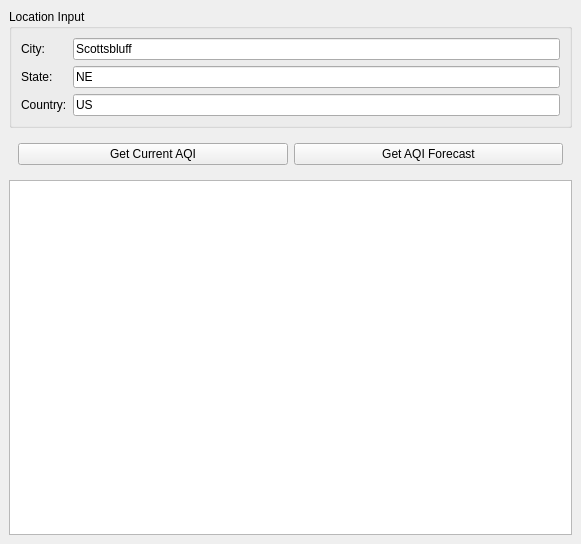
<?xml version="1.0" encoding="UTF-8"?>
<ui version="4.0">
 <class>MainWindow</class>
 <widget class="QMainWindow" name="MainWindow">
  <property name="geometry">
   <rect>
    <x>0</x>
    <y>0</y>
    <width>581</width>
    <height>544</height>
   </rect>
  </property>
  <property name="windowTitle">
   <string>World Air Quality Index</string>
  </property>
  <widget class="QWidget" name="centralwidget">
   <layout class="QVBoxLayout" name="verticalLayout">
    <item>
     <widget class="QGroupBox" name="locationGroupBox">
      <property name="title">
       <string>Location Input</string>
      </property>
      <layout class="QFormLayout" name="formLayout">
       <item row="0" column="0">
        <widget class="QLabel" name="cityLabel">
         <property name="text">
          <string>City:</string>
         </property>
        </widget>
       </item>
       <item row="0" column="1">
        <widget class="QLineEdit" name="cityLineEdit">
         <property name="text">
          <string>Scottsbluff</string>
         </property>
        </widget>
       </item>
       <item row="1" column="0">
        <widget class="QLabel" name="stateLabel">
         <property name="text">
          <string>State:</string>
         </property>
        </widget>
       </item>
       <item row="1" column="1">
        <widget class="QLineEdit" name="stateLineEdit">
         <property name="text">
          <string>NE</string>
         </property>
        </widget>
       </item>
       <item row="2" column="0">
        <widget class="QLabel" name="countryLabel">
         <property name="text">
          <string>Country:</string>
         </property>
        </widget>
       </item>
       <item row="2" column="1">
        <widget class="QLineEdit" name="countryLineEdit">
         <property name="text">
          <string>US</string>
         </property>
        </widget>
       </item>
      </layout>
     </widget>
    </item>
    <item>
     <widget class="QWidget" name="buttonWidget" native="true">
      <layout class="QHBoxLayout" name="horizontalLayout">
       <item>
        <widget class="QPushButton" name="currentAQIButton">
         <property name="text">
          <string>Get Current AQI</string>
         </property>
        </widget>
       </item>
       <item>
        <widget class="QPushButton" name="aqiForecastButton">
         <property name="text">
          <string>Get AQI Forecast</string>
         </property>
        </widget>
       </item>
      </layout>
     </widget>
    </item>
    <item>
     <widget class="QTextEdit" name="resultsTextEdit">
      <property name="font">
       <font>
        <family>Consolas</family>
        <pointsize>10</pointsize>
       </font>
      </property>
     </widget>
    </item>
   </layout>
  </widget>
 </widget>
 <resources/>
 <connections/>
</ui>
